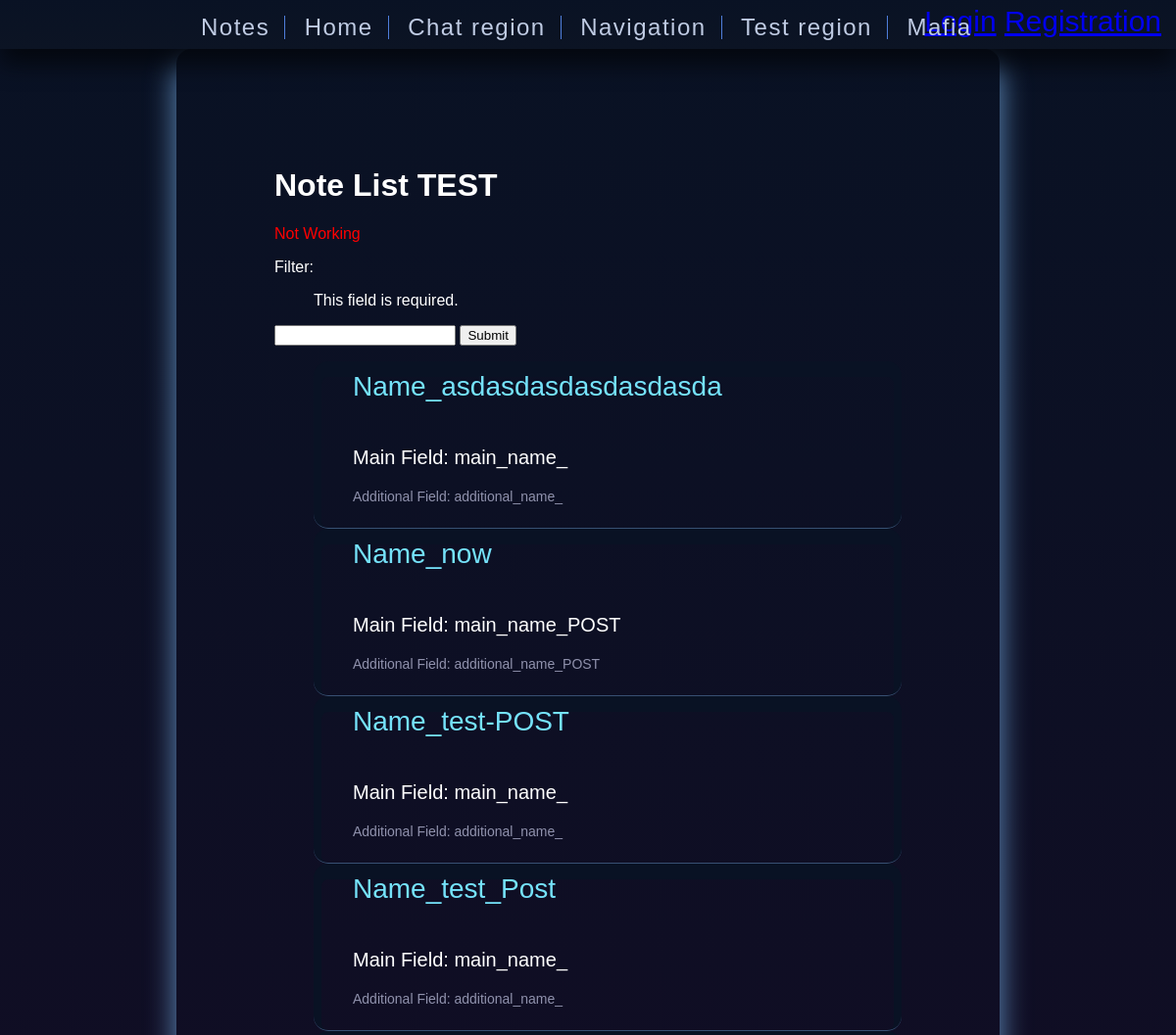
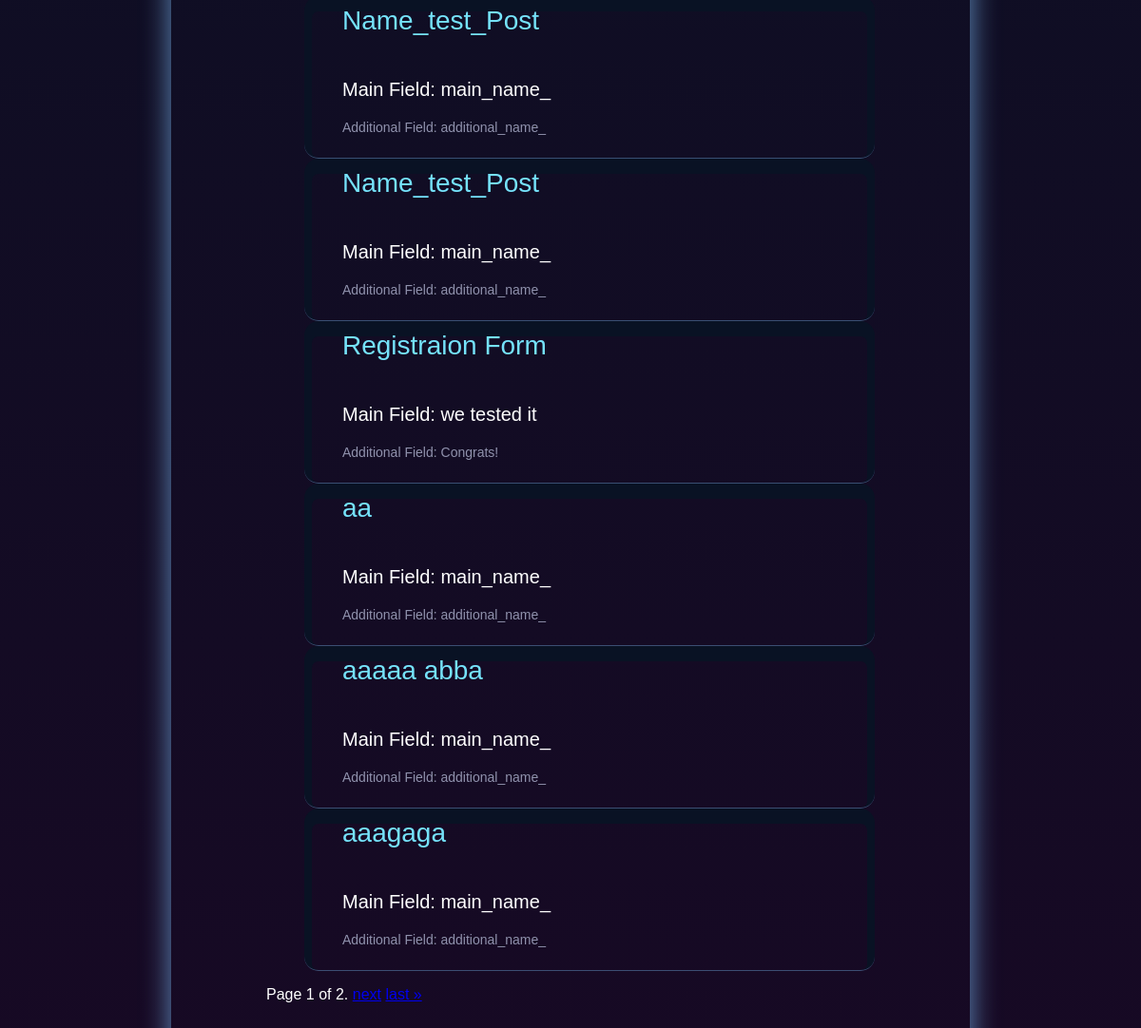
The app's page /index/notes/ with its own data (2 pictures, top to bottom).
### main/models.py (models this page shows, shortened)
class Note(models.Model):
    id = models.AutoField(primary_key=True)
    name = models.CharField(max_length=200, help_text="Name")
    main_field = models.CharField(max_length=200, help_text="Main text")
    add_field = models.CharField(max_length=200)
    author = models.CharField(max_length=50)
    publish_date = models.DateField(null=True)
    class Meta:
        ordering = ["name"]
    def get_absolute_url(self):
        return reverse('note-detail', args=[str(self.id)])

### main/views.py (the view)
    def NoteFilter(request):
        non_filtered_list = Note.objects.all()
        if request.method == 'GET':
            form = FilterForm(request.GET)
            if form.is_valid():
                filtered_list=Note.objects.filter(name__icontains = request.GET['filter'])
                paginator = Paginator(filtered_list, 1)
                page_number = request.GET.get('page')
                page_obj = paginator.get_page(page_number)
                return render(request, 'main/notes.html', {'form': form, 'note_list': filtered_list, 'page_obj': page_obj})
        else:
            form = FilterForm()
        paginator = Paginator(non_filtered_list, 10)
        page_number = request.GET.get('page')
        page_obj = paginator.get_page(page_number)
        return render(request, 'main/notes.html', {'form': form, 'note_list': non_filtered_list, 'page_obj': page_obj})

### main/forms.py
class FilterForm(forms.Form):
    filter = forms.CharField()

### main/templates/main/notes.html (shortened to what this page needs)
{% extends "base.html" %}
{% block content %}
<h1>Note List TEST</h1>
        {% if booling %} <p class="green">IT'S WORKING</p>{% else %}<p class="red">Not Working</p> {% endif %}
    <form>
        {{ form }}
        <input type="submit" value="Submit" class="button" />
    </form>
    {% if note_list %}
    <ul>
      {% for Note in page_obj %}
      <li class="note-list">
          <ul class="note-ul">
                <li class="name"><a class="note-link" href="{{ Note.get_absolute_url }}">{{ Note.name }}</a></li>
                <li><p class="list-main-field"> Main Field: {{ Note.main_field }} </p></li>
                <li><p class="list-add-field"> Additional Field: {{ Note.add_field }} </p></li>
          </ul>
      </li>
      {% endfor %}
    </ul>
    {% else %}
      <p>There are no notes there.</p>
    {% endif %}
<div class="pagination">
    <span class="step-links">
        <span class="current">
            Page {{ page_obj.number }} of {{ page_obj.paginator.num_pages }}.
        </span>
        {% if page_obj.has_next %}
            <a href="?page={{ page_obj.next_page_number }}">next</a>
            <a href="?page={{ page_obj.paginator.num_pages }}">last &raquo;</a>
        {% endif %}
    </span>
</div>
{% endblock %}

### main/static/css/styles.css (style rules this page uses)
html { height: 100%; }
.red { color:red; }
body { margin: 0; padding: 0; font-family: sans-serif; background: linear-gradient(#091224, #170924); color: white; }
ul li { list-style-type: none; }
.note-list { border-bottom: 1px solid rgb(99, 145, 194, .5); padding: 10px 0 10px 0; border-radius: 15px; box-shadow: 0 8px 0 8px #091224 inset; }
.note-link { color: #75e2fa; font-size: 28px; text-decoration: none; transition: color .5s ease-out; }
.note-link:after { transition: right .4s cubic-bezier(0,.5,0,1), border-color .4s ease-out; }
.list-main-field { font-size: 20px; padding: 25px 0 0 0; }
.list-add-field { font-size: 14px; color: #9092ad; }

### records on screen
Note: name "Name_asdasdasdasdasdasda", main_field "main_name_", add_field "additional_name_"
Note: name "Name_now", main_field "main_name_POST", add_field "additional_name_POST"
Note: name "Name_test-POST", main_field "main_name_", add_field "additional_name_"
Note: name "Name_test_Post", main_field "main_name_", add_field "additional_name_"
Note: name "Name_test_Post", main_field "main_name_", add_field "additional_name_"
Note: name "Name_test_Post", main_field "main_name_", add_field "additional_name_"
Note: name "Registraion Form", main_field "we tested it", add_field "Congrats!"
Note: name "aa", main_field "main_name_", add_field "additional_name_"
Note: name "aaaaa abba", main_field "main_name_", add_field "additional_name_"
Note: name "aaagaga", main_field "main_name_", add_field "additional_name_"

### other values on screen
{{ page_obj.number }} "1"
{{ page_obj.paginator.num_pages }} "2"
